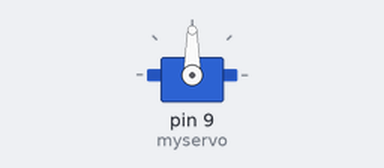
Bench run of a sketch on a simulated Arduino Uno, built with avr-gcc and run on an emulated ATmega328P. Shown: servo.

Above: at 0.1 s.
At 5.1 s:
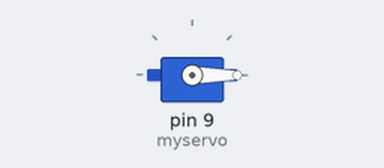
At 7.1 s:
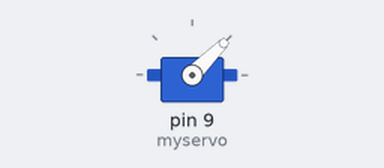
Timing chart, 0 to 10.5 s (numbered marks = the images above):
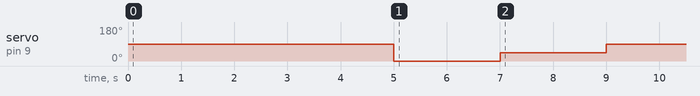

Measured:
- by itself, servo on pin 9 (myservo): 90° → 0° at 5.0 s, → 45° 2.0 s later, → 90° 2.0 s later

The sketch:

cat_servo.ino
```cpp
#include <Servo.h>

Servo myservo;  // create servo object to control a servo

void setup()
{
  myservo.attach(9);  // attaches the servo on pin 9 to the servo object
}

void loop()
{
  delay(5000);
  myservo.write(0);
  delay(2000);
  myservo.write(45);
  delay(2000);   // waits for the servo to get there
  myservo.write(90);
  delay(150000);
  myservo.write(45);
  delay(2000);
  myservo.write(0);
  delay(50000);
}
```
